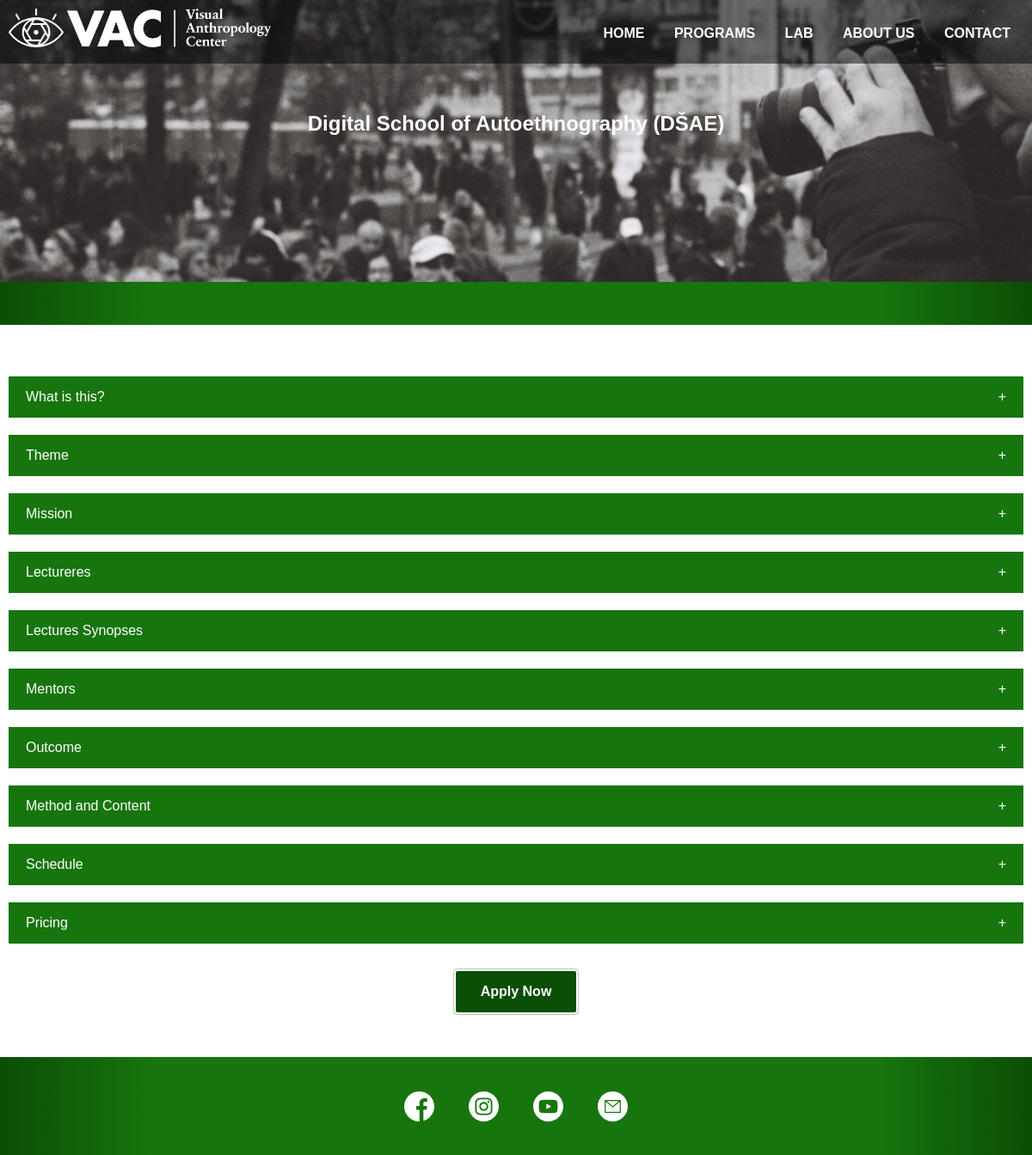
Page /program-content.php?id=0 on the committed database.
### tables this page shows
CREATE TABLE `program_home` (
  `program_home_id` int(11) UNSIGNED NOT NULL,
  `icon_path` varchar(50) NOT NULL,
  `title` varchar(50) NOT NULL,
  `content` text NOT NULL
);

CREATE TABLE `program_content` (
  `program_content_id` int(11) UNSIGNED NOT NULL,
  `fk_program_home_id` int(11) UNSIGNED NOT NULL,
  `tab` varchar(50) NOT NULL,
  `content` text NOT NULL
);

### data/programs.php (called while the page is built, shortened)
<?php
$getPrograms = $conn->query('SELECT * FROM `program_home`');
$programs = [];

### models/Program.php (called while the page is built, shortened)
<?php
class Program {
    protected string $title;
    protected array $tabs;
    function __construct(array $tabs, string $title, string $icon, string $preview)
    {
        $this->tabs = $tabs;
        $this->title = $title;
    }
    function getTabs() {
        return $this->tabs;
    }
    function getTitle() {
        return $this->title;
    }
};

### models/Tab.php (called while the page is built, shortened)
<?php
class Tab {
    protected string $title;
    function __construct(string $title, string $content, int $fk_program_id)
    {
        $this->title = $title;
    }
    public function getTitle()
    {
        return $this->title;
    }
};

### data/tabs.php (called while the page is built, shortened)
<?php
require './models/Tab.php';
$getTabs = $conn->query('SELECT * FROM `program_content`');

### program-content.php (the view, shortened to what this page needs)
<?php
    require './data/conn.php';
    include './data/tabs.php';
    include './models/Program.php';
    require './data/programs.php';
    $currentProgram = $programs[$_GET['id']];
    $programs_page = true;
    $header2 = $currentProgram->getTitle();
    require "./php/header.php";
?>
<segment>
    <div class='container'>
        <?php foreach ($currentProgram->getTabs() as $tab): ?>
                <div class='program-tabs select-none'>
                    <?php echo $tab->getTitle() ?>
                    <span>+</span>
                </div>
        <?php endforeach; ?>
    </div>
</segment>
<div class='holder-center'><a href='form.php'  class='button btn-small select-none'> Apply Now</a></div>
<?php require "./php/footer.php"; ?>
</body>

### php/header.php (shortened to what this page needs)
<!DOCTYPE html>
<head>
    <link rel="stylesheet" href="./css/global.css">
    <link rel="stylesheet" href="./css/nav.css">
    <?php if (isset($programs_page)) : ?>
    <link rel="stylesheet" href="css/programs.css">
    <?php endif ; ?>
    <link rel="stylesheet" href="css/map.css">
</head>
<body>
<header>
    <?php require './php/nav.php' ?>
</header>
<segment>
    <div class='intro'>
    <div class='container'>
        <h2><?php echo $header2 ?></h2>
    </div>
</div>
</segment>
<segment>
    <div class='separator'>
    </div>
</segment>

### css/global.css (style rules this page uses)
body { margin: 0px; padding: 0px; box-sizing: border-box; font-family: Oxygen, sans-serif; font-size: 16px; line-height: 28px; }
.select-none { -webkit-user-select: none; -moz-user-select: none; -ms-user-select: none; user-select: none; }
a { text-decoration: none; }
.container { margin-left: auto; margin-right: auto; padding: 10px; max-width: 1200px; transition: 0.4s; }
.intro { padding-top: 100px; padding-bottom: 100px; background-image: url('background.png'); background-repeat: no-repeat; background-size: cover; width: 100%; }
.intro .container p, .intro .container h2 { color: white; }
.intro .container { padding-bottom: 45px; }
.separator { width: 100%; height: 50px; background-image: linear-gradient(to right, #0b4e05 0%, #17750E 15% 85%, #0b4e05); background-color: #17750E; margin-bottom: 50px; }
h3, h2 { text-align: center; }
h2 { margin-bottom: 25px; }
.holder-center { text-align: center; }
.button { background-color: #0b4e05; border: 2px solid white; box-shadow: 0px 0px 2px 0px #00470f; color: white; font-weight: bold; transition: 0.4s; text-align: center; border-radius: 4px; }
.btn-small { padding: 10px; display: inline-block; min-width: 120px; }

### css/programs.css (style rules this page uses)
.program-tabs { padding: 10px 20px; background-color: #17750E; margin-bottom: 20px; color: white; display: flex; justify-content: space-between; }

### rows in the picture
program_home: title "Digital School of Autoethnography (DŠAE)"
program_content: tab "What is this?"
program_content: tab "Theme"
program_content: tab "Mission"
program_content: tab "Lectureres"
program_content: tab "Lectures Synopses"
program_content: tab "Mentors"
program_content: tab "Outcome"
program_content: tab "Method and Content"
program_content: tab "Schedule"
program_content: tab "Pricing"
